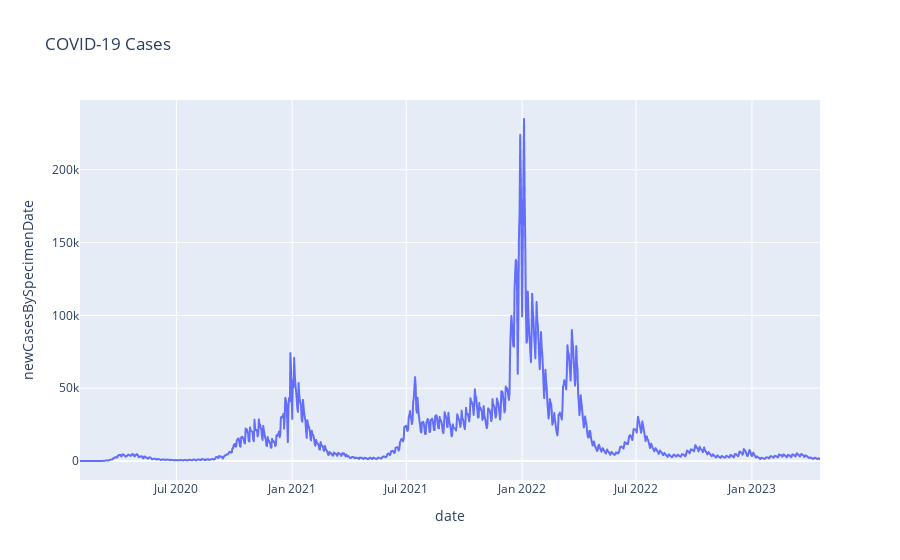

Notebook cell for this chart:
### Code cell
fig=px.line(cases,x='date',y='newCasesBySpecimenDate', title='COVID-19 Cases') # using plotly plotting the curve
fig.show()

### Figure 1 — Plotly figure (JSON) as saved in the notebook; plotly's stock layout.template omitted (floating-point values rounded to 4 significant figures; data arrays with more than 128 entries replaced by an {"elided": "..."} marker saying what was removed)
{"data": [{"hovertemplate": "date=%{x}<br>newCasesBySpecimenDate=%{y}<extra></extra>", "legendgroup": "", "line": {"color": "#636efa", "dash": "solid"}, "marker": {"symbol": "circle"}, "mode": "lines", "name": "", "showlegend": false, "type": "scattergl", "x": {"elided": "1176 str values"}, "xaxis": "x", "y": {"elided": "1176 int values"}, "yaxis": "y"}], "layout": {"legend": {"tracegroupgap": 0}, "title": {"text": "COVID-19 Cases"}, "xaxis": {"anchor": "y", "domain": [0, 1], "title": {"text": "date"}}, "yaxis": {"anchor": "x", "domain": [0, 1], "title": {"text": "newCasesBySpecimenDate"}}}}
